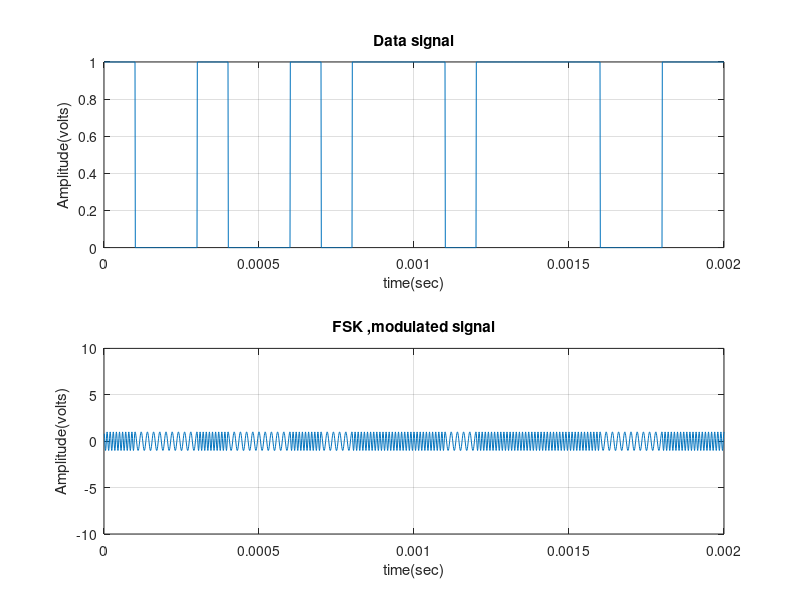

MATLAB code for this plot:
clc;
clear all;
close all;


%**FSK modulation**

N= 20;
x= randi([0, 1], 1, N); %Data signal as a binary input.
Tb= 0.0001;
A= 1;

nb= 100; %digital signal per bit
digit=[];

%Data signal (represented as a rectangular wave).

for n= 1:1:N
    if x(n)==1;
        sig= A*ones(1,nb);
    else x(n)==0;
        sig= 0*A*ones(1,nb);
    end
    digit= [digit sig];
end

t1=Tb/nb:Tb/nb:nb*N*(Tb/nb);
subplot(2,1,1);
plot(t1, digit);
title('Data signal');
ylabel('Amplitude(volts)');
xlabel('time(sec)');
grid on;


t2= Tb/nb: Tb/nb: nb*Tb/nb;
rb =1/Tb;
fc1 =rb*10;
fc2 =rb*5;
Ac =A; 

Y_FSK= [];
for i= 1:1:N
    if x(i)==1
        y= Ac*cos(2*pi*fc1*t2);
    else
        y= Ac*cos(2*pi*fc2*t2);
    end
    Y_FSK= [Y_FSK y];
end

subplot (2,1,2);
plot(t1, Y_FSK);
title('FSK ,modulated signal');
axis ([0 Tb*N -10 10]);
ylabel('Amplitude(volts)');
xlabel('time(sec)');
grid on;

